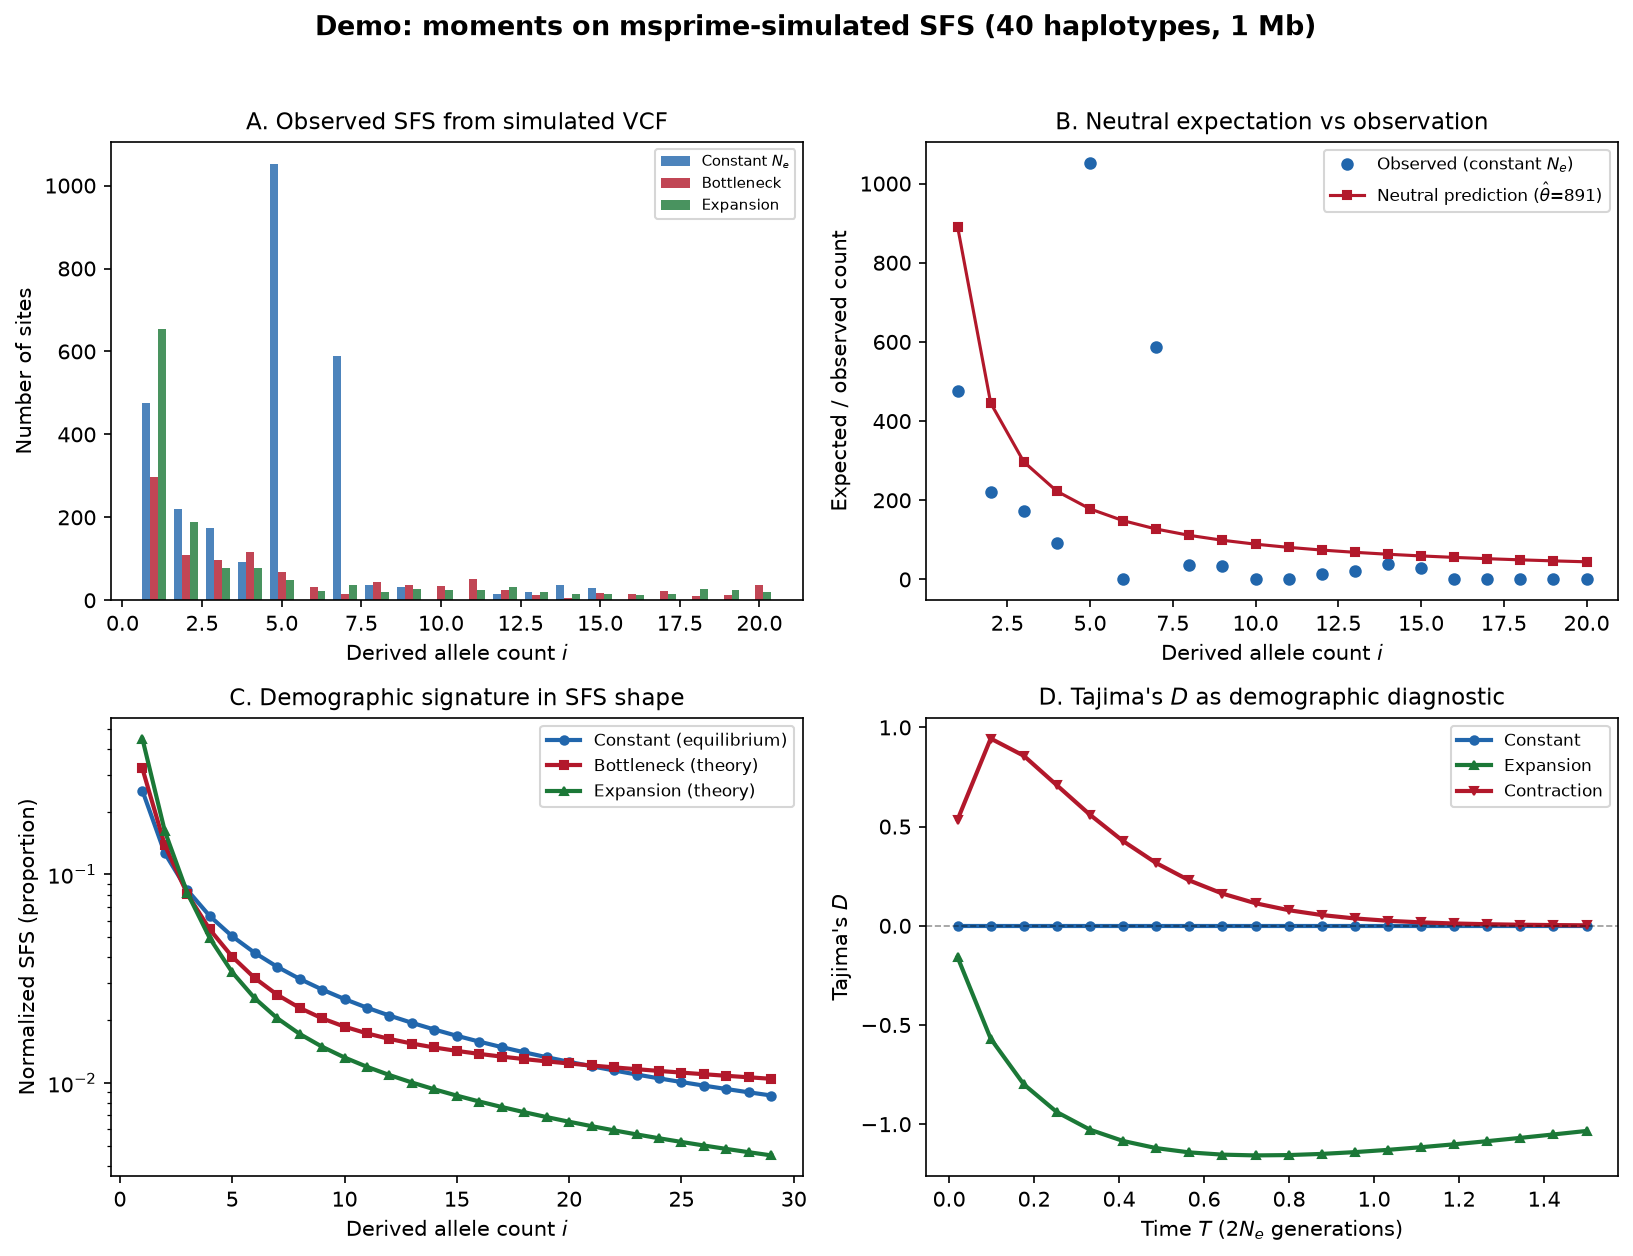

This figure's Python source:
"""
Demo: moments demographic inference on msprime-simulated SFS.

Simulates a population with known demographic history using msprime,
computes observed spectra, and compares them with analytic neutral and
mini-implementation demographic expectations. It does not run upstream
``moments`` or recover parameters.
"""

import matplotlib.pyplot as plt
import msprime
import numpy as np

from watchgen.mini_moments import (
    expected_sfs_neutral,
    integrate_sfs,
    tajimas_d,
)

plt.rcParams.update({
    "font.size": 10, "axes.titlesize": 11, "axes.labelsize": 10,
    "figure.dpi": 150, "font.family": "sans-serif",
})

np.random.seed(2024)

# ── Simulate with msprime under different demographies ──────────
Ne = 10_000
mu = 1.25e-8
n_samples = 40  # 20 diploid individuals
L = 1_000_000   # 1 Mb

# Constant population
ts_const = msprime.simulate(
    sample_size=n_samples, Ne=Ne, length=L,
    mutation_rate=mu, random_seed=2024,
)

# Population with bottleneck
demo_bottle = msprime.Demography()
demo_bottle.add_population(initial_size=Ne)
demo_bottle.add_population_parameters_change(time=500, initial_size=2_000)
demo_bottle.add_population_parameters_change(time=2_000, initial_size=Ne)

ts_bottle = msprime.sim_ancestry(
    samples=n_samples // 2, demography=demo_bottle,
    sequence_length=L, recombination_rate=1e-8, random_seed=2025,
)
ts_bottle = msprime.sim_mutations(ts_bottle, rate=mu, random_seed=2025)

# Population with expansion
demo_expand = msprime.Demography()
demo_expand.add_population(initial_size=50_000)
demo_expand.add_population_parameters_change(time=1_000, initial_size=5_000)

ts_expand = msprime.sim_ancestry(
    samples=n_samples // 2, demography=demo_expand,
    sequence_length=L, recombination_rate=1e-8, random_seed=2026,
)
ts_expand = msprime.sim_mutations(ts_expand, rate=mu, random_seed=2026)

def compute_sfs_from_ts(ts, n):
    """Compute folded SFS from tree sequence."""
    G = ts.genotype_matrix()
    freq_counts = G.sum(axis=1)
    sfs = np.bincount(freq_counts, minlength=n + 1)
    return sfs[1:n]  # exclude fixed

# ── Compute observed SFS ────────────────────────────────────────
sfs_const = compute_sfs_from_ts(ts_const, n_samples)
sfs_bottle = compute_sfs_from_ts(ts_bottle, n_samples)
sfs_expand = compute_sfs_from_ts(ts_expand, n_samples)

# ── Figure ──────────────────────────────────────────────────────
fig, axes = plt.subplots(2, 2, figsize=(11, 8.5))
fig.suptitle(
    f"Demo: moments on msprime-simulated SFS ({n_samples} haplotypes, {L/1e6:.0f} Mb)",
    fontsize=13, fontweight="bold", y=0.98,
)

# Panel A: Observed SFS from simulated VCF data
ax = axes[0, 0]
k_vals = np.arange(1, n_samples)[:20]
ax.bar(k_vals - 0.25, sfs_const[:20], width=0.25, color="#2166AC", alpha=0.8,
       label="Constant $N_e$")
ax.bar(k_vals, sfs_bottle[:20], width=0.25, color="#B2182B", alpha=0.8,
       label="Bottleneck")
ax.bar(k_vals + 0.25, sfs_expand[:20], width=0.25, color="#1B7837", alpha=0.8,
       label="Expansion")

ax.set_xlabel("Derived allele count $i$")
ax.set_ylabel("Number of sites")
ax.set_title("A. Observed SFS from simulated VCF")
ax.legend(fontsize=7)

# Panel B: moments ODE prediction vs observed
ax = axes[0, 1]
theta_hat = sfs_const.sum() / sum(1/k for k in range(1, n_samples))
sfs_neutral_pred = expected_sfs_neutral(n_samples, theta=theta_hat)

k_all = np.arange(1, n_samples)
ax.plot(k_all[:20], sfs_const[:20], "o", color="#2166AC", ms=5,
        label="Observed (constant $N_e$)")
ax.plot(k_all[:20], sfs_neutral_pred[1:n_samples][:20], "s-", color="#B2182B",
        ms=4, lw=1.5, label=f"Neutral prediction ($\\hat{{\\theta}}$={theta_hat:.0f})")

ax.set_xlabel("Derived allele count $i$")
ax.set_ylabel("Expected / observed count")
ax.set_title("B. Neutral expectation vs observation")
ax.legend(fontsize=8)

# Panel C: SFS distortion signatures (theoretical, using integrate_sfs)
ax = axes[1, 0]
n_theory = 30
theta_theory = 200.0
phi_eq = expected_sfs_neutral(n_theory, theta=theta_theory)

# Two-phase bottleneck: contraction (nu=0.2, T=0.2) then recovery (nu=1.0, T=0.2)
phi_b1 = integrate_sfs(phi_eq.copy(), n_theory, T=0.2, nu_func=lambda t: 0.2, theta=theta_theory)
phi_bottle_theory = integrate_sfs(phi_b1.copy(), n_theory, T=0.2, nu_func=lambda t: 1.0, theta=theta_theory)

# Expansion: nu=5.0 for T=0.5
phi_expand_theory = integrate_sfs(phi_eq.copy(), n_theory, T=0.5, nu_func=lambda t: 5.0, theta=theta_theory)

def normalize_phi(phi, n):
    s = phi[1:n].copy()
    return s / (s.sum() + 1e-30)

k_theory = np.arange(1, n_theory)
norm_const = normalize_phi(phi_eq, n_theory)
norm_bottle = normalize_phi(phi_bottle_theory, n_theory)
norm_expand = normalize_phi(phi_expand_theory, n_theory)

ax.plot(k_theory, norm_const, "o-", color="#2166AC", lw=2, ms=4, label="Constant (equilibrium)")
ax.plot(k_theory, norm_bottle, "s-", color="#B2182B", lw=2, ms=4, label="Bottleneck (theory)")
ax.plot(k_theory, norm_expand, "^-", color="#1B7837", lw=2, ms=4, label="Expansion (theory)")

ax.set_xlabel("Derived allele count $i$")
ax.set_ylabel("Normalized SFS (proportion)")
ax.set_title("C. Demographic signature in SFS shape")
ax.set_yscale("log")
ax.legend(fontsize=8)

# Panel D: Tajima's D
ax = axes[1, 1]
theta_sfs = 200.0  # use moments SFS scale
n_d = 30
phi_eq = expected_sfs_neutral(n_d, theta=theta_sfs)
T_values = np.linspace(0.02, 1.5, 20)

D_const_m = []
D_expand_m = []
D_contract_m = []
for T_val in T_values:
    phi_c = integrate_sfs(phi_eq.copy(), n_d, T=T_val,
                          nu_func=lambda t: 1.0, theta=theta_sfs)
    D_const_m.append(tajimas_d(phi_c))
    phi_e = integrate_sfs(phi_eq.copy(), n_d, T=T_val,
                          nu_func=lambda t: 5.0, theta=theta_sfs)
    D_expand_m.append(tajimas_d(phi_e))
    phi_r = integrate_sfs(phi_eq.copy(), n_d, T=T_val,
                          nu_func=lambda t: 0.2, theta=theta_sfs)
    D_contract_m.append(tajimas_d(phi_r))

ax.plot(T_values, D_const_m, "o-", color="#2166AC", lw=2, ms=4, label="Constant")
ax.plot(T_values, D_expand_m, "^-", color="#1B7837", lw=2, ms=4, label="Expansion")
ax.plot(T_values, D_contract_m, "v-", color="#B2182B", lw=2, ms=4, label="Contraction")
ax.axhline(0, color="k", lw=0.8, ls="--", alpha=0.4)
ax.set_xlabel("Time $T$ ($2N_e$ generations)")
ax.set_ylabel("Tajima's $D$")
ax.set_title("D. Tajima's $D$ as demographic diagnostic")
ax.legend(fontsize=8)

plt.tight_layout(rect=[0, 0, 1, 0.96])
plt.savefig("figures/fig_demo_moments.png", dpi=150, bbox_inches="tight")
plt.savefig("figures/fig_demo_moments.pdf", bbox_inches="tight")
print("Saved figures/fig_demo_moments.png")
